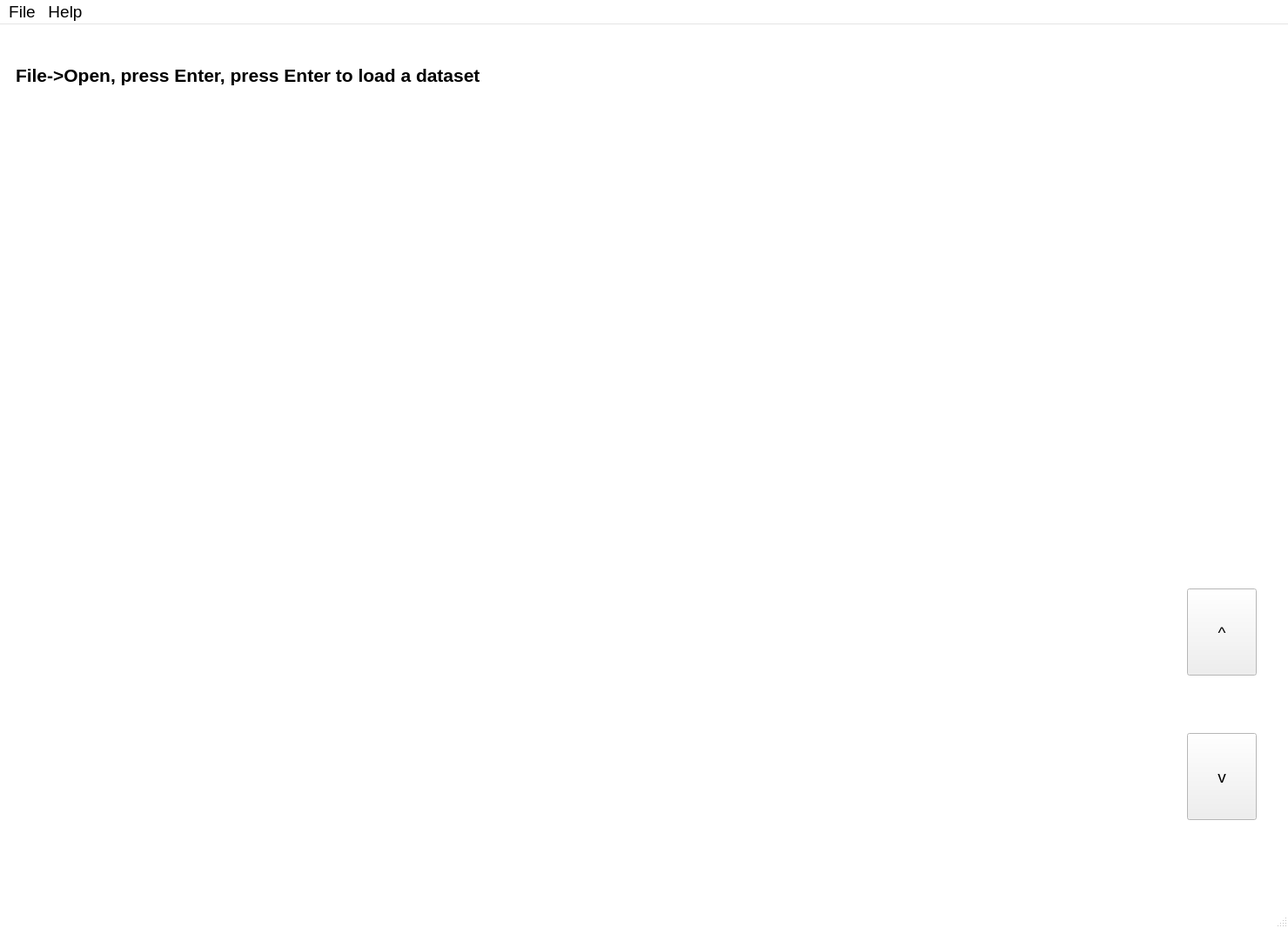
<?xml version="1.0" encoding="UTF-8"?>
<ui version="4.0">
 <class>MainWindow</class>
 <widget class="QMainWindow" name="MainWindow">
  <property name="geometry">
   <rect>
    <x>0</x>
    <y>0</y>
    <width>1480</width>
    <height>1066</height>
   </rect>
  </property>
  <property name="sizePolicy">
   <sizepolicy hsizetype="Fixed" vsizetype="Fixed">
    <horstretch>0</horstretch>
    <verstretch>0</verstretch>
   </sizepolicy>
  </property>
  <property name="palette">
   <palette>
    <active>
     <colorrole role="Base">
      <brush brushstyle="SolidPattern">
       <color alpha="255">
        <red>255</red>
        <green>255</green>
        <blue>255</blue>
       </color>
      </brush>
     </colorrole>
     <colorrole role="Window">
      <brush brushstyle="SolidPattern">
       <color alpha="255">
        <red>255</red>
        <green>255</green>
        <blue>255</blue>
       </color>
      </brush>
     </colorrole>
    </active>
    <inactive>
     <colorrole role="Base">
      <brush brushstyle="SolidPattern">
       <color alpha="255">
        <red>255</red>
        <green>255</green>
        <blue>255</blue>
       </color>
      </brush>
     </colorrole>
     <colorrole role="Window">
      <brush brushstyle="SolidPattern">
       <color alpha="255">
        <red>255</red>
        <green>255</green>
        <blue>255</blue>
       </color>
      </brush>
     </colorrole>
    </inactive>
    <disabled>
     <colorrole role="Base">
      <brush brushstyle="SolidPattern">
       <color alpha="255">
        <red>255</red>
        <green>255</green>
        <blue>255</blue>
       </color>
      </brush>
     </colorrole>
     <colorrole role="Window">
      <brush brushstyle="SolidPattern">
       <color alpha="255">
        <red>255</red>
        <green>255</green>
        <blue>255</blue>
       </color>
      </brush>
     </colorrole>
    </disabled>
   </palette>
  </property>
  <property name="font">
   <font>
    <pointsize>14</pointsize>
   </font>
  </property>
  <property name="windowTitle">
   <string>Coordination Finder</string>
  </property>
  <property name="autoFillBackground">
   <bool>false</bool>
  </property>
  <widget class="QWidget" name="centralwidget">
   <property name="sizePolicy">
    <sizepolicy hsizetype="Preferred" vsizetype="Preferred">
     <horstretch>0</horstretch>
     <verstretch>0</verstretch>
    </sizepolicy>
   </property>
   <layout class="QVBoxLayout" name="verticalLayout">
    <item>
     <widget class="QWidget" name="widget_2" native="true">
      <property name="sizePolicy">
       <sizepolicy hsizetype="Preferred" vsizetype="Minimum">
        <horstretch>0</horstretch>
        <verstretch>0</verstretch>
       </sizepolicy>
      </property>
      <property name="maximumSize">
       <size>
        <width>16777215</width>
        <height>100</height>
       </size>
      </property>
      <layout class="QHBoxLayout" name="horizontalLayout">
       <item>
        <widget class="QLabel" name="Description">
         <property name="sizePolicy">
          <sizepolicy hsizetype="Minimum" vsizetype="Maximum">
           <horstretch>0</horstretch>
           <verstretch>0</verstretch>
          </sizepolicy>
         </property>
         <property name="text">
          <string>&lt;html&gt;&lt;head/&gt;&lt;body&gt;&lt;p&gt;&lt;span style=&quot; font-size:16pt; font-weight:600;&quot;&gt;File-&gt;Open, press Enter, press Enter to load a dataset&lt;/span&gt;&lt;/p&gt;&lt;/body&gt;&lt;/html&gt;</string>
         </property>
        </widget>
       </item>
       <item>
        <widget class="QWidget" name="Legend_Clusters" native="true">
         <property name="sizePolicy">
          <sizepolicy hsizetype="Expanding" vsizetype="Minimum">
           <horstretch>0</horstretch>
           <verstretch>0</verstretch>
          </sizepolicy>
         </property>
         <layout class="QVBoxLayout" name="Legend_Clustersl"/>
        </widget>
       </item>
      </layout>
     </widget>
    </item>
    <item>
     <widget class="QWidget" name="container_plots" native="true">
      <layout class="QHBoxLayout" name="horizontalLayout_2">
       <item>
        <widget class="QWidget" name="mother" native="true">
         <layout class="QVBoxLayout" name="motherl"/>
        </widget>
       </item>
       <item>
        <widget class="QWidget" name="daughter" native="true">
         <layout class="QVBoxLayout" name="daughterl"/>
        </widget>
       </item>
      </layout>
     </widget>
    </item>
    <item>
     <widget class="QWidget" name="bottom" native="true">
      <layout class="QHBoxLayout" name="horizontalLayout_3">
       <item>
        <widget class="QWidget" name="widget" native="true">
         <layout class="QVBoxLayout" name="verticalLayout_2">
          <item>
           <widget class="QWidget" name="plot" native="true">
            <layout class="QVBoxLayout" name="plotl"/>
           </widget>
          </item>
         </layout>
        </widget>
       </item>
       <item>
        <widget class="QWidget" name="Tree" native="true">
         <layout class="QVBoxLayout" name="Treel"/>
        </widget>
       </item>
       <item>
        <widget class="QWidget" name="navigation" native="true">
         <property name="sizePolicy">
          <sizepolicy hsizetype="Maximum" vsizetype="Preferred">
           <horstretch>0</horstretch>
           <verstretch>0</verstretch>
          </sizepolicy>
         </property>
         <layout class="QHBoxLayout" name="horizontalLayout_4">
          <item>
           <widget class="QWidget" name="tree_nav" native="true">
            <property name="sizePolicy">
             <sizepolicy hsizetype="Maximum" vsizetype="Preferred">
              <horstretch>0</horstretch>
              <verstretch>0</verstretch>
             </sizepolicy>
            </property>
            <layout class="QVBoxLayout" name="verticalLayout_3">
             <item>
              <widget class="QPushButton" name="next_tree">
               <property name="sizePolicy">
                <sizepolicy hsizetype="Minimum" vsizetype="Maximum">
                 <horstretch>0</horstretch>
                 <verstretch>0</verstretch>
                </sizepolicy>
               </property>
               <property name="maximumSize">
                <size>
                 <width>100</width>
                 <height>100</height>
                </size>
               </property>
               <property name="text">
                <string>^</string>
               </property>
              </widget>
             </item>
             <item>
              <widget class="QPushButton" name="prev_tree">
               <property name="sizePolicy">
                <sizepolicy hsizetype="Maximum" vsizetype="Maximum">
                 <horstretch>0</horstretch>
                 <verstretch>0</verstretch>
                </sizepolicy>
               </property>
               <property name="maximumSize">
                <size>
                 <width>100</width>
                 <height>100</height>
                </size>
               </property>
               <property name="text">
                <string>v</string>
               </property>
              </widget>
             </item>
            </layout>
           </widget>
          </item>
         </layout>
        </widget>
       </item>
      </layout>
     </widget>
    </item>
   </layout>
  </widget>
  <widget class="QMenuBar" name="menubar">
   <property name="geometry">
    <rect>
     <x>0</x>
     <y>0</y>
     <width>1480</width>
     <height>37</height>
    </rect>
   </property>
   <widget class="QMenu" name="menuOpen_File">
    <property name="title">
     <string>File</string>
    </property>
    <addaction name="actionOpen"/>
    <addaction name="actionVote"/>
    <addaction name="actionAnalysis"/>
    <addaction name="actionExport"/>
    <addaction name="actionClose"/>
   </widget>
   <widget class="QMenu" name="menuHelp">
    <property name="title">
     <string>Help</string>
    </property>
    <addaction name="actionDocumentation"/>
    <addaction name="actionAbout"/>
   </widget>
   <addaction name="menuOpen_File"/>
   <addaction name="menuHelp"/>
  </widget>
  <widget class="QStatusBar" name="statusbar"/>
  <action name="actionOpen">
   <property name="text">
    <string>Open</string>
   </property>
  </action>
  <action name="actionVote">
   <property name="text">
    <string>Vote</string>
   </property>
  </action>
  <action name="actionAbout">
   <property name="text">
    <string>about</string>
   </property>
  </action>
  <action name="actionDocumentation">
   <property name="text">
    <string>Documentation</string>
   </property>
  </action>
  <action name="actionAnalysis">
   <property name="text">
    <string>Analysis</string>
   </property>
  </action>
  <action name="actionExport">
   <property name="text">
    <string>Export</string>
   </property>
  </action>
  <action name="actionClose">
   <property name="text">
    <string>Close</string>
   </property>
  </action>
 </widget>
 <resources/>
 <connections/>
</ui>
